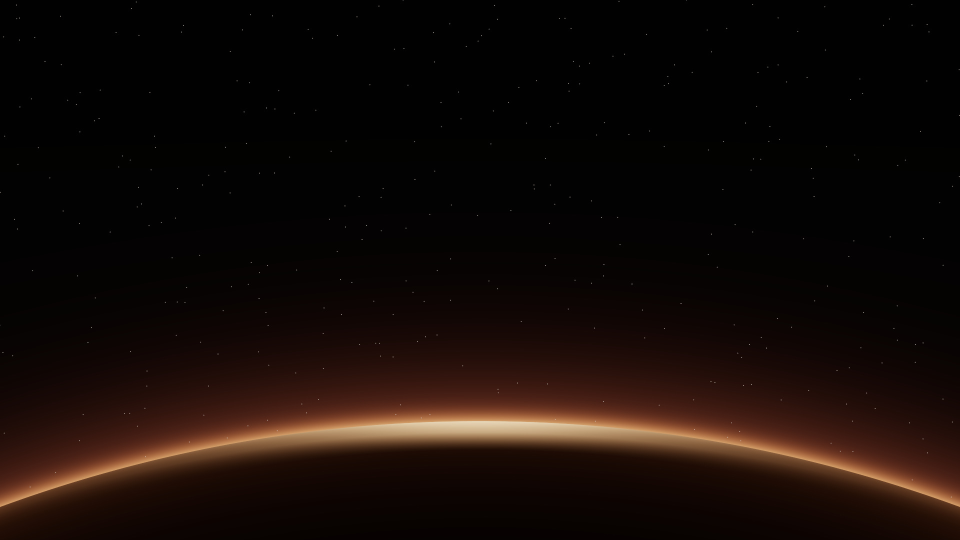
#> input picture assets/setup/horizon-1.jpg, 1920 x 1080 px (shown at 1/2 size)
$ python generate_colors_material.py --path ../../assets/setup/horizon-1.jpg
#> lines starting #> are read from the running program, lines starting #| are printed output that depends on the picture
#!/usr/bin/env python3
# switchwall.sh activates the python environment and then runs this with `python3 <path>`, so
# the venv is already on PATH here. The old shebang sourced it through /bin/sh, which is dash on
# most distros and has no `source`.
import argparse
import math
import json
from PIL import Image
from materialyoucolor.quantize import QuantizeCelebi
from materialyoucolor.score.score import Score
from materialyoucolor.hct import Hct
from materialyoucolor.dynamiccolor.material_dynamic_colors import MaterialDynamicColors
from materialyoucolor.utils.color_utils import (rgba_from_argb, argb_from_rgb, argb_from_rgba)
from materialyoucolor.utils.math_utils import (sanitize_degrees_double, difference_degrees, rotation_direction)

parser = argparse.ArgumentParser(description='Color generation script')
parser.add_argument('--path', type=str, default=None, help='generate colorscheme from image')
parser.add_argument('--size', type=int , default=128 , help='bitmap image size')
parser.add_argument('--color', type=str, default=None, help='generate colorscheme from color')
parser.add_argument('--mode', type=str, choices=['dark', 'light'], default='dark', help='dark or light mode')
parser.add_argument('--scheme', type=str, default='vibrant', help='material scheme to use')
parser.add_argument('--smart', action='store_true', default=False, help='decide scheme type based on image color')
parser.add_argument('--transparency', type=str, choices=['opaque', 'transparent'], default='opaque', help='enable transparency')
parser.add_argument('--termscheme', type=str, default=None, help='JSON file containg the terminal scheme for generating term colors')
parser.add_argument('--harmony', type=float , default=0.8, help='(0-1) Color hue shift towards accent')
parser.add_argument('--harmonize_threshold', type=float , default=100, help='(0-180) Max threshold angle to limit color hue shift')
parser.add_argument('--term_fg_boost', type=float , default=0.35, help='Make terminal foreground more different from the background')
parser.add_argument('--blend_bg_fg', action='store_true', default=False, help='Shift terminal background or foreground towards accent')
parser.add_argument('--cache', type=str, default=None, help='file path to store the generated color')
parser.add_argument('--debug', action='store_true', default=False, help='debug mode')
args = parser.parse_args()

rgba_to_hex = lambda rgba: "#{:02X}{:02X}{:02X}".format(rgba[0], rgba[1], rgba[2])
argb_to_hex = lambda argb: "#{:02X}{:02X}{:02X}".format(*map(round, rgba_from_argb(argb)))
hex_to_argb = lambda hex_code: argb_from_rgb(int(hex_code[1:3], 16), int(hex_code[3:5], 16), int(hex_code[5:], 16))
display_color = lambda rgba : "\x1B[38;2;{};{};{}m{}\x1B[0m".format(rgba[0], rgba[1], rgba[2], "\x1b[7m   \x1b[7m")

def calculate_optimal_size (width: int, height: int, bitmap_size: int) -> (int, int):
    image_area = width * height;
    bitmap_area = bitmap_size ** 2
    scale = math.sqrt(bitmap_area/image_area) if image_area > bitmap_area else 1
    new_width = round(width * scale)
    new_height = round(height * scale)
    if new_width == 0:
        new_width = 1
    if new_height == 0:
        new_height = 1
    return new_width, new_height

def harmonize (design_color: int, source_color: int, threshold: float = 35, harmony: float = 0.5) -> int:
    from_hct = Hct.from_int(design_color)
    to_hct = Hct.from_int(source_color)
    difference_degrees_ = difference_degrees(from_hct.hue, to_hct.hue)
    rotation_degrees = min(difference_degrees_ * harmony, threshold)
    output_hue = sanitize_degrees_double(
        from_hct.hue + rotation_degrees * rotation_direction(from_hct.hue, to_hct.hue)
    )
    return Hct.from_hct(output_hue, from_hct.chroma, from_hct.tone).to_int()

def boost_chroma_tone (argb: int, chroma: float = 1, tone: float = 1) -> int:
    hct = Hct.from_int(argb)
    return Hct.from_hct(hct.hue, hct.chroma * chroma, hct.tone * tone).to_int()

darkmode = (args.mode == 'dark')
transparent = (args.transparency == 'transparent')

if args.path is not None:
    image = Image.open(args.path)
#> image is the input picture: PIL image 1920x1080 RGB; mean R, G, B 20.8, 11.1, 7.3

    if image.format == "GIF":
        image.seek(1)

    if image.mode in ["L", "P"]:
        image = image.convert('RGB')
    wsize, hsize = image.size
#> wsize = 1920; hsize = 1080
    wsize_new, hsize_new = calculate_optimal_size(wsize, hsize, args.size)
#> wsize_new = 171; hsize_new = 96
    if wsize_new < wsize or hsize_new < hsize:
        image = image.resize((wsize_new, hsize_new), Image.Resampling.BICUBIC)
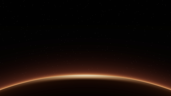
#> image: PIL image 171x96 RGB; mean R, G, B 20.8, 11.2, 7.3
#> (the run stopped early here; a loop or call above may not have finished)
